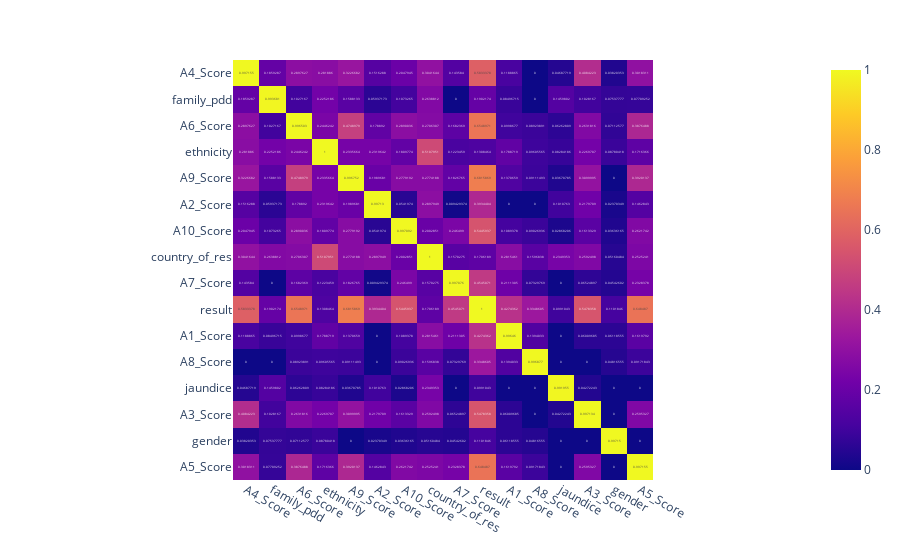

This figure's notebook cell:
### Markdown cell above
From the matrix, I can see that there is significant correlation between responses to some the questions.  Questions 6 and 9 are strongly correlated, and Questions 3 and 4, 5 and 9, and 5 and 6 are all moderately correlated.  This will need to be taken into consideration for tests other than Random Forest Classification.  

Now Cramer's V Correlation Analysis will be used to test features that are categorical (including binary):

### Code cell
cramers=Cramers()
cramers.corr(Xclean, plot_htmp=True)

### Figure 1 — Plotly figure (JSON) as saved in the notebook; plotly's stock layout.template omitted (floating-point values rounded to 4 significant figures; data arrays with more than 128 entries replaced by an {"elided": "..."} marker saying what was removed)
{"data": [{"coloraxis": "coloraxis", "hovertemplate": "x: %{x}<br>y: %{y}<br>color: %{z}<extra></extra>", "name": "0", "texttemplate": "%{z}", "type": "heatmap", "x": ["A4_Score", "family_pdd", "A6_Score", "ethnicity", "A9_Score", "A2_Score", "A10_Score", "country_of_res", "A7_Score", "result", "A1_Score", "A8_Score", "jaundice", "A3_Score", "gender", "A5_Score"], "xaxis": "x", "y": ["A4_Score", "family_pdd", "A6_Score", "ethnicity", "A9_Score", "A2_Score", "A10_Score", "country_of_res", "A7_Score", "result", "A1_Score", "A8_Score", "jaundice", "A3_Score", "gender", "A5_Score"], "yaxis": "y", "z": {"elided": "16x16 float values"}}], "layout": {"coloraxis": {"colorscale": [[0, "#0d0887"], [0.1111, "#46039f"], [0.2222, "#7201a8"], [0.3333, "#9c179e"], [0.4444, "#bd3786"], [0.5556, "#d8576b"], [0.6667, "#ed7953"], [0.7778, "#fb9f3a"], [0.8889, "#fdca26"], [1, "#f0f921"]]}, "margin": {"t": 60}, "xaxis": {"anchor": "y", "constrain": "domain", "domain": [0, 1], "scaleanchor": "y"}, "yaxis": {"anchor": "x", "autorange": "reversed", "constrain": "domain", "domain": [0, 1]}}}
